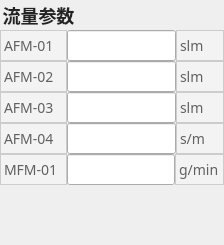
    <widget class="QGroupBox" name="flow_groupBox">
     <property name="styleSheet">
      <string notr="true">QGroupBox {
font-size:18px;
font-family:PingFang SC;
font-weight:500;
line-height:34px;
color:rgba(35,35,35,1);
border:0px;
}</string>
     </property>
     <property name="title">
      <string>流量参数</string>
     </property>
     <layout class="QGridLayout" name="gridLayout_3">
      <property name="leftMargin">
       <number>0</number>
      </property>
      <property name="topMargin">
       <number>30</number>
      </property>
      <property name="rightMargin">
       <number>0</number>
      </property>
      <property name="bottomMargin">
       <number>20</number>
      </property>
      <property name="spacing">
       <number>0</number>
      </property>
      <item row="6" column="0">
       <layout class="QHBoxLayout" name="horizontalLayout_78">
        <property name="spacing">
         <number>0</number>
        </property>
        <item>
         <widget class="QLabel" name="label_78">
          <property name="minimumSize">
           <size>
            <width>67</width>
            <height>0</height>
           </size>
          </property>
          <property name="styleSheet">
           <string notr="true">QLabel {
font-size:14px;
font-family:PingFang SC;
font-weight:300;
line-height:37px;
color:rgba(97,97,97,1);
background:rgba(243,243,243,1);
border:1px solid rgba(204,204,204,1);
}</string>
          </property>
          <property name="text">
           <string>AFM-04</string>
          </property>
         </widget>
        </item>
        <item>
         <widget class="QLineEdit" name="flow_AFM_4">
          <property name="minimumSize">
           <size>
            <width>0</width>
            <height>31</height>
           </size>
          </property>
          <property name="readOnly">
           <bool>true</bool>
          </property>
         </widget>
        </item>
        <item>
         <widget class="QLabel" name="label_104">
          <property name="minimumSize">
           <size>
            <width>48</width>
            <height>0</height>
           </size>
          </property>
          <property name="styleSheet">
           <string notr="true">QLabel {
font-size:14px;
font-family:PingFang SC;
font-weight:300;
line-height:37px;
color:rgba(97,97,97,1);
background:rgba(243,243,243,1);
border:1px solid rgba(204,204,204,1);
}</string>
          </property>
          <property name="text">
           <string>s/m</string>
          </property>
         </widget>
        </item>
       </layout>
      </item>
      <item row="7" column="0">
       <layout class="QHBoxLayout" name="horizontalLayout_82">
        <property name="spacing">
         <number>0</number>
        </property>
        <item>
         <widget class="QLabel" name="label_82">
          <property name="minimumSize">
           <size>
            <width>67</width>
            <height>0</height>
           </size>
          </property>
          <property name="styleSheet">
           <string notr="true">QLabel {
font-size:14px;
font-family:PingFang SC;
font-weight:300;
line-height:37px;
color:rgba(97,97,97,1);
background:rgba(243,243,243,1);
border:1px solid rgba(204,204,204,1);
}</string>
          </property>
          <property name="text">
           <string>MFM-01</string>
          </property>
         </widget>
        </item>
        <item>
         <widget class="QLineEdit" name="flow_MFM_1">
          <property name="minimumSize">
           <size>
            <width>0</width>
            <height>31</height>
           </size>
          </property>
          <property name="readOnly">
           <bool>true</bool>
          </property>
         </widget>
        </item>
        <item>
         <widget class="QLabel" name="label_105">
          <property name="minimumSize">
           <size>
            <width>48</width>
            <height>0</height>
           </size>
          </property>
          <property name="styleSheet">
           <string notr="true">QLabel {
font-size:14px;
font-family:PingFang SC;
font-weight:300;
line-height:37px;
color:rgba(97,97,97,1);
background:rgba(243,243,243,1);
border:1px solid rgba(204,204,204,1);
}</string>
          </property>
          <property name="text">
           <string>g/min</string>
          </property>
         </widget>
        </item>
       </layout>
      </item>
      <item row="0" column="0">
       <layout class="QHBoxLayout" name="horizontalLayout_96">
        <property name="spacing">
         <number>0</number>
        </property>
        <item>
         <widget class="QLabel" name="label_96">
          <property name="minimumSize">
           <size>
            <width>67</width>
            <height>0</height>
           </size>
          </property>
          <property name="styleSheet">
           <string notr="true">QLabel {
font-size:14px;
font-family:PingFang SC;
font-weight:300;
line-height:37px;
color:rgba(97,97,97,1);
background:rgba(243,243,243,1);
border:1px solid rgba(204,204,204,1);
}</string>
          </property>
          <property name="text">
           <string>AFM-01</string>
          </property>
         </widget>
        </item>
        <item>
         <widget class="QLineEdit" name="flow_AFM_1">
          <property name="minimumSize">
           <size>
            <width>0</width>
            <height>31</height>
           </size>
          </property>
          <property name="readOnly">
           <bool>true</bool>
          </property>
         </widget>
        </item>
        <item>
         <widget class="QLabel" name="label_101">
          <property name="minimumSize">
           <size>
            <width>48</width>
            <height>0</height>
           </size>
          </property>
          <property name="styleSheet">
           <string notr="true">QLabel {
font-size:14px;
font-family:PingFang SC;
font-weight:300;
line-height:37px;
color:rgba(97,97,97,1);
background:rgba(243,243,243,1);
border:1px solid rgba(204,204,204,1);
}</string>
          </property>
          <property name="text">
           <string>slm</string>
          </property>
         </widget>
        </item>
       </layout>
      </item>
      <item row="1" column="0">
       <layout class="QHBoxLayout" name="horizontalLayout_109">
        <property name="spacing">
         <number>0</number>
        </property>
        <item>
         <widget class="QLabel" name="label_109">
          <property name="minimumSize">
           <size>
            <width>67</width>
            <height>0</height>
           </size>
          </property>
          <property name="styleSheet">
           <string notr="true">QLabel {
font-size:14px;
font-family:PingFang SC;
font-weight:300;
line-height:37px;
color:rgba(97,97,97,1);
background:rgba(243,243,243,1);
border:1px solid rgba(204,204,204,1);
}</string>
          </property>
          <property name="text">
           <string>AFM-02</string>
          </property>
         </widget>
        </item>
        <item>
         <widget class="QLineEdit" name="flow_AFM_2">
          <property name="minimumSize">
           <size>
            <width>0</width>
            <height>31</height>
           </size>
          </property>
          <property name="readOnly">
           <bool>true</bool>
          </property>
         </widget>
        </item>
        <item>
         <widget class="QLabel" name="label_102">
          <property name="minimumSize">
           <size>
            <width>48</width>
            <height>0</height>
           </size>
          </property>
          <property name="styleSheet">
           <string notr="true">QLabel {
font-size:14px;
font-family:PingFang SC;
font-weight:300;
line-height:37px;
color:rgba(97,97,97,1);
background:rgba(243,243,243,1);
border:1px solid rgba(204,204,204,1);
}</string>
          </property>
          <property name="text">
           <string>slm</string>
          </property>
         </widget>
        </item>
       </layout>
      </item>
      <item row="3" column="0">
       <layout class="QHBoxLayout" name="horizontalLayout_111">
        <property name="spacing">
         <number>0</number>
        </property>
        <item>
         <widget class="QLabel" name="label_111">
          <property name="minimumSize">
           <size>
            <width>67</width>
            <height>0</height>
           </size>
          </property>
          <property name="styleSheet">
           <string notr="true">QLabel {
font-size:14px;
font-family:PingFang SC;
font-weight:300;
line-height:37px;
color:rgba(97,97,97,1);
background:rgba(243,243,243,1);
border:1px solid rgba(204,204,204,1);
}</string>
          </property>
          <property name="text">
           <string>AFM-03</string>
          </property>
         </widget>
        </item>
        <item>
         <widget class="QLineEdit" name="flow_AFM_3">
          <property name="minimumSize">
           <size>
            <width>0</width>
            <height>31</height>
           </size>
          </property>
          <property name="readOnly">
           <bool>true</bool>
          </property>
         </widget>
        </item>
        <item>
         <widget class="QLabel" name="label_103">
          <property name="minimumSize">
           <size>
            <width>48</width>
            <height>0</height>
           </size>
          </property>
          <property name="styleSheet">
           <string notr="true">QLabel {
font-size:14px;
font-family:PingFang SC;
font-weight:300;
line-height:37px;
color:rgba(97,97,97,1);
background:rgba(243,243,243,1);
border:1px solid rgba(204,204,204,1);
}</string>
          </property>
          <property name="text">
           <string>slm</string>
          </property>
         </widget>
        </item>
       </layout>
      </item>
      <item row="8" column="0">
       <spacer name="verticalSpacer">
        <property name="orientation">
         <enum>Qt::Vertical</enum>
        </property>
        <property name="sizeHint" stdset="0">
         <size>
          <width>20</width>
          <height>40</height>
         </size>
        </property>
       </spacer>
      </item>
     </layout>
    </widget>
